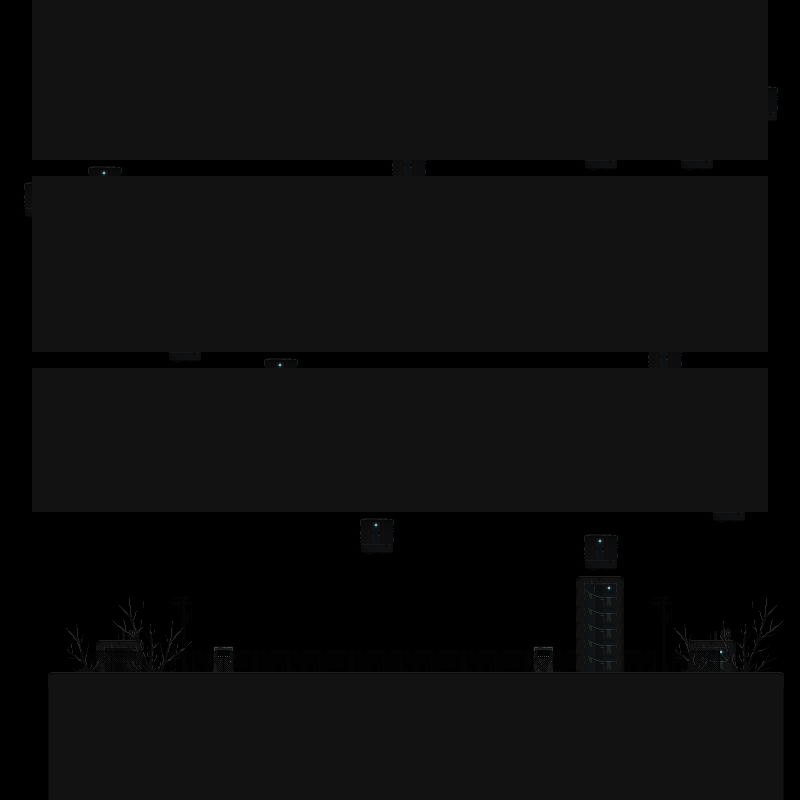

This is a level from a 2D game, rendered from its Tiled map with the project's own tilesets. A one-line summary and the map file follow, with tile-layer data summarised:
An orthogonal 50x50 tile map with 16x16 px tiles, 3 tile layers (terrain, fences, trees).

<map version="1.9" tiledversion="1.9.2" orientation="orthogonal" renderorder="right-down" width="50" height="50" tilewidth="16" tileheight="16" infinite="0" nextlayerid="4" nextobjectid="1">
 <tileset firstgid="1" source="city_tileset.tsx" />
 <layer id="1" name="terrain" width="50" height="50">
  <data>[2500 cells, 1822 non-empty, 37 distinct tile ids]</data>
 </layer>
 <layer id="2" name="fences" width="50" height="50">
  <data>[2500 cells, 88 non-empty, 22 distinct tile ids]</data>
 </layer>
 <layer id="3" name="trees" width="50" height="50">
  <data>[2500 cells, 77 non-empty, 37 distinct tile ids]</data>
 </layer>
</map>
